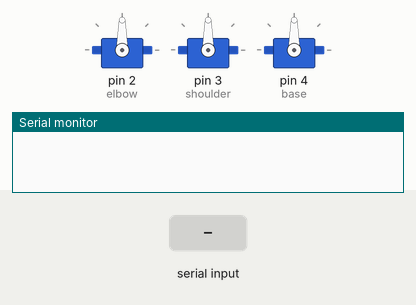
Recording of a sketch running on a simulated Arduino Uno, built with avr-gcc and run on an emulated ATmega328P. Parts: 3 × servo, the last lines printed to the serial monitor. The test bench sets the inputs (shaded band).

Above: at 1.2 s.
1.3 s: "90,45,200\n" received over Serial
At 3.2 s:
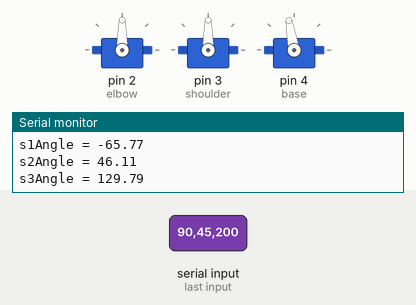
4.3 s: "1,90,45\n" received over Serial
At 6.72 s:
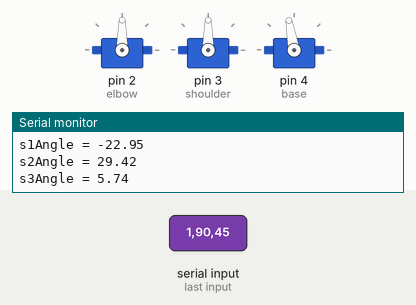
6.9 s: "30,150,10\n" received over Serial
Timing chart, 0 to 11.5 s (numbered marks = the images above; inputs shaded):
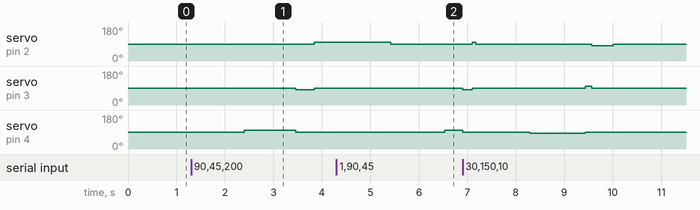

Measured:
- after the input at 1.3 s, servo on pin 2 (elbow): 90° → 100° after 2.5 s; servo on pin 3 (shoulder): 90° → 80° after 2.2 s, → 90° 0.37 s later; servo on pin 4 (base): 90° → 100° after 1.1 s, → 90° 1.1 s later
- after the input at 4.3 s, servo on pin 4 (base): 90° → 100° after 2.2 s

The sketch:

InverseKinematics.ino
```cpp
#include <Servo.h>
// This code should be used to control a robotic arm using inverse kinematics,
//it takes coordinate values in the defined coordinate space before calculateing
//and actuating the end effector movement to those coordinates.
// Author: Sam Fricker
// Date: 20/12/2025

// initialise servos as variables
Servo elbow;
Servo shoulder;
Servo base;

// allocate variables calculated through experiment for each servo to move through 90 degrees
float s3_90 = 1100; //times for a 90 degree rotation
float s2_90 = 730;
float s1_90 = 1460;

// allocate initial starting positions
float phi = 0; // angle of s3 (starting position straight up)
float theta = 90; // angle of s2 (starting position straight up)
float alpha = 0; // base angle

// command variables of angles which each servo must rotate through
float s1Angle;
float s2Angle;
float s3Angle;


// useful constants
long double pi = 3.141592653589793238462643383279502884197;
float momentMax = 27075.6; // maximum moment calculated using CAD model(g*mm)
float moment = ((105*16*9.81*cos(theta*pi/180))+(125+55)*cos((phi)*pi/180)*6*9.81*cos((theta - phi)*pi/180)); // initial moment

// add an increment for when the servo is moving up or down against its movement for the time delay
float upincrement = 300;
float downincrement = 60;

// introduce coordinate variables
float x = 0;
float y = 235; //mm
float z = 0;

// lengths of each arm
float l1 = 110; //mm
float l2 = 125;


// assign the servos to each pin in arduino and start serial monitor
void setup() {
  elbow.attach(2);
  shoulder.attach(3);
  base.attach(4);
  Serial.begin(9600);
}

// begin main operating loop
void loop() {
  // get desired coordinate values from serial
  if (Serial.available() > 0) {

    String input = Serial.readStringUntil(' ');
    // filter through coordinates broken up by commas
    int firstCommaIndex = input.indexOf(',');
    int secondCommaIndex = input.indexOf(',', firstCommaIndex + 1);

    // If both commas exist, extract x, y, and z values
    if (firstCommaIndex > 0 && secondCommaIndex > firstCommaIndex) {
      String xString = input.substring(0, firstCommaIndex);
      String yString = input.substring(firstCommaIndex + 1, secondCommaIndex);
      String zString = input.substring(secondCommaIndex + 1);

      x = xString.toInt();
      y = yString.toInt();
      z = zString.toInt();

      Serial.print("x = ");
      Serial.println(x);
      Serial.print("y = ");
      Serial.println(y);
      Serial.print("z = ");
      Serial.println(z);
    }

    // provided the coorniates lie within a 235 mm radius circle, move end effector to desired point.
    if (sqrt(sq(x) + sq(y) + sq(z)) <= 235){

      // calculate target angles using inverse kinematics
      float targetalphaRAD = (atan(z/x));
      float targetphiRAD = (-acos((sq(x)+sq(y)-sq(l1)-sq(l2))/(2*l1*l2)));
      float targetThetaRAD = abs(atan(y/x)+atan((l1*sin(targetphiRAD))/(l1+l2*cos(targetphiRAD))));

      //convert to degrees
      float targetalpha = targetalphaRAD *180/pi;
      float targetphi = targetphiRAD *180/pi;
      float targetTheta = targetThetaRAD *180/pi;

      // print the desired angles to check kinematics is working
      Serial.print("targetalpha = ");
      Serial.println(targetalpha);
      Serial.print("targetphi = ");
      Serial.println(targetphi);
      Serial.print("targetTheta = ");
      Serial.println(targetTheta);

      // calculate angles to move through
      s1Angle = alpha - (targetalpha);
      s2Angle = theta - (targetTheta); // negative = anticlockwise, positive = clockwise
      s3Angle = phi - (targetphi);

      // print the angles which the servos must move through
      Serial.print("s1Angle = ");
      Serial.println(s1Angle);
      Serial.print("s2Angle = ");
      Serial.println(s2Angle);
      Serial.print("s3Angle = ");
      Serial.println(s3Angle);


      //Base movement
      if (s1Angle >= 0){
        base.write(83); // set speed of servo (speed chosen experimentally where 90 is stationary)
        delay(abs((s1Angle/90)*s1_90)); // delay for linearly interpolated ammount of time
        base.write(90); // stop movement
        alpha = (targetalpha); // set angle to target
      } else if (s1Angle < 0){
        base.write(100); // Set speed in angle direction
        delay(abs((s1Angle/90)*s1_90)); // delay for linearly interpolated ammount of time
        base.write(90); // stop movement
        alpha = (targetalpha); // set angle to target
      }

      //Servo #2 movement
      if (s2Angle >= 0){
        // set speed in angle direction
        shoulder.write(80);
        // time delay must be linearly interpolated depending on angle with a constant added that depends on moment
        if (moment >= 0){
          delay(abs((s2Angle/90)*s2_90 - (moment/momentMax) * downincrement));
        } else if (moment < 0){
          delay(abs((s2Angle/90)*s2_90 - (moment/momentMax) * upincrement));
        }

        shoulder.write(90); // stop servo
        theta = (targetTheta); // update angle

      } else if (s2Angle < 0){
        shoulder.write(100);

        if (moment >= 0){
          delay(abs((s2Angle/90)*s2_90 + (moment/momentMax) * upincrement));
        } else if (moment < 0){
          delay(abs((s2Angle/90)*s2_90 + (moment/momentMax) * downincrement));
        }

        shoulder.write(90);
        theta = (targetTheta);
      }

      //Servo #3 Movement
      if (s3Angle <= 0){
        elbow.write(80); // set speed in appropriate direction
        delay(abs((s3Angle/90)*s3_90)); // linear interpolation with angle for time delay
        elbow.write(90); // stop servo
        phi = (targetphi); // update angle
      } else if (s3Angle > 0){
        elbow.write(100);
        delay(abs((s3Angle/90)*s3_90));
        elbow.write(90);
        phi = (targetphi);
      }
      // recalculate moment after each movement.
      moment = ((105*16*9.81*cos(theta*pi/180))+(125+55)*cos((phi)*pi/180)*6*9.81*cos((theta - phi)*pi/180)); // range: +/-max
    }

    // print out anlges to troubleshoot
    Serial.print("phi = ");
    Serial.println(phi);
    Serial.print("theta = ");
    Serial.println(theta);
    Serial.print("alpha = ");
    Serial.println(alpha);
    Serial.print("moment (g*mm) = ");
    Serial.println(moment);
    Serial.println("------------------");
  }
}
```
